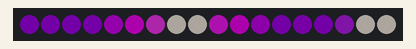
Recording of a sketch running on a simulated Arduino Uno, built with avr-gcc and run on an emulated ATmega328P. Shown: 18 RGB LEDs in strip order, left to right. Dim RGB values are drawn brighter than linear.

Above: at 0.15 s.
At 4.95 s:
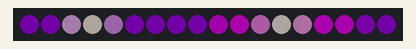
At 10.06 s:
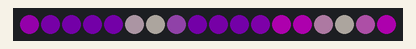
At 19.97 s:
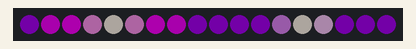
At 29.88 s:
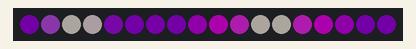
At 39.79 s:
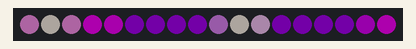

The sketch:

16ColorPalette.ino
```cpp
#include <FastLED.h>

#define NUM_LEDS  18
#define LED_PIN   2

CRGB leds[NUM_LEDS];

uint8_t paletteIndex = 0;

CRGBPalette16 purplePalette = CRGBPalette16 (
    CRGB::DarkViolet,
    CRGB::DarkViolet,
    CRGB::DarkViolet,
    CRGB::DarkViolet,

    CRGB::Magenta,
    CRGB::Magenta,
    CRGB::Linen,
    CRGB::Linen,

    CRGB::Magenta,
    CRGB::Magenta,
    CRGB::DarkViolet,
    CRGB::DarkViolet,

    CRGB::DarkViolet,
    CRGB::DarkViolet,
    CRGB::Linen,
    CRGB::Linen
);

void setup() {
  FastLED.addLeds<WS2812B, LED_PIN, GRB>(leds, NUM_LEDS);
  FastLED.setBrightness(50);
}

void loop() {
  fill_palette(leds, NUM_LEDS, paletteIndex, 255 / NUM_LEDS, purplePalette, 255, LINEARBLEND);

  EVERY_N_MILLISECONDS(10){
    paletteIndex++;
  }

  FastLED.show();
}
```
